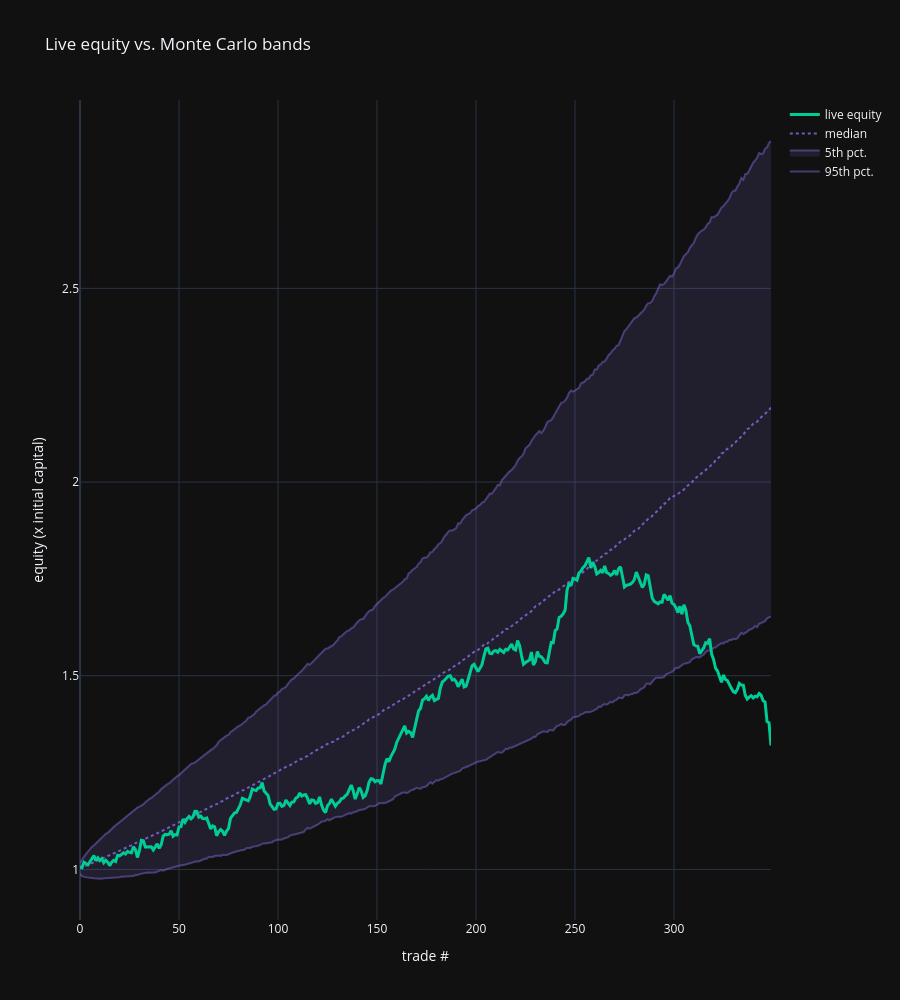

The cell this chart's notebook holds for it:
### Markdown cell above
## 3. Monte Carlo equity bands vs. live equity

Same simulated paths as section 2, this time turned into percentile
bands on the equity level itself (5th / 50th / 95th) instead of on the
drawdown. Useful as a first visual check, but note it answers a
slightly different question than the drawdown test above — a path can
sit inside the equity band while still having crossed a drawdown
threshold earlier in its history, so the two checks are complementary,
not interchangeable.

### Code cell
mc_lower = np.quantile(sim_equity, 0.05, axis=0)
mc_median = np.quantile(sim_equity, 0.50, axis=0)
mc_upper = np.quantile(sim_equity, 0.95, axis=0)

fig = go.Figure()
fig.add_trace(go.Scatter(y=mc_upper, mode="lines", line=dict(color="rgba(150,120,255,0.4)"), name="95th pct."))
fig.add_trace(go.Scatter(y=mc_lower, mode="lines", line=dict(color="rgba(150,120,255,0.4)"), name="5th pct.",
                          fill="tonexty", fillcolor="rgba(150,120,255,0.12)"))
fig.add_trace(go.Scatter(y=mc_median, mode="lines", line=dict(color="rgba(150,120,255,0.7)", dash="dot"), name="median"))
fig.add_trace(go.Scatter(y=live_equity, mode="lines", line=dict(color="#00CC96", width=3), name="live equity"))
fig.update_layout(title="Live equity vs. Monte Carlo bands", template=TEMPLATE,
                   xaxis_title="trade #", yaxis_title="equity (x initial capital)", height = 1000)
fig.show()

### Figure 1 — Plotly figure (JSON) as saved in the notebook; plotly's stock layout.template omitted (floating-point values rounded to 4 significant figures; data arrays with more than 128 entries replaced by an {"elided": "..."} marker saying what was removed)
{"data": [{"line": {"color": "rgba(150,120,255,0.4)"}, "mode": "lines", "name": "95th pct.", "type": "scatter", "y": {"elided": "350 float values"}}, {"fill": "tonexty", "fillcolor": "rgba(150,120,255,0.12)", "line": {"color": "rgba(150,120,255,0.4)"}, "mode": "lines", "name": "5th pct.", "type": "scatter", "y": {"elided": "350 float values"}}, {"line": {"color": "rgba(150,120,255,0.7)", "dash": "dot"}, "mode": "lines", "name": "median", "type": "scatter", "y": {"elided": "350 float values"}}, {"line": {"color": "#00CC96", "width": 3}, "mode": "lines", "name": "live equity", "type": "scatter", "y": {"elided": "350 float values"}}], "layout": {"height": 1000, "title": {"text": "Live equity vs. Monte Carlo bands"}, "xaxis": {"title": {"text": "trade #"}}, "yaxis": {"title": {"text": "equity (x initial capital)"}}}}
